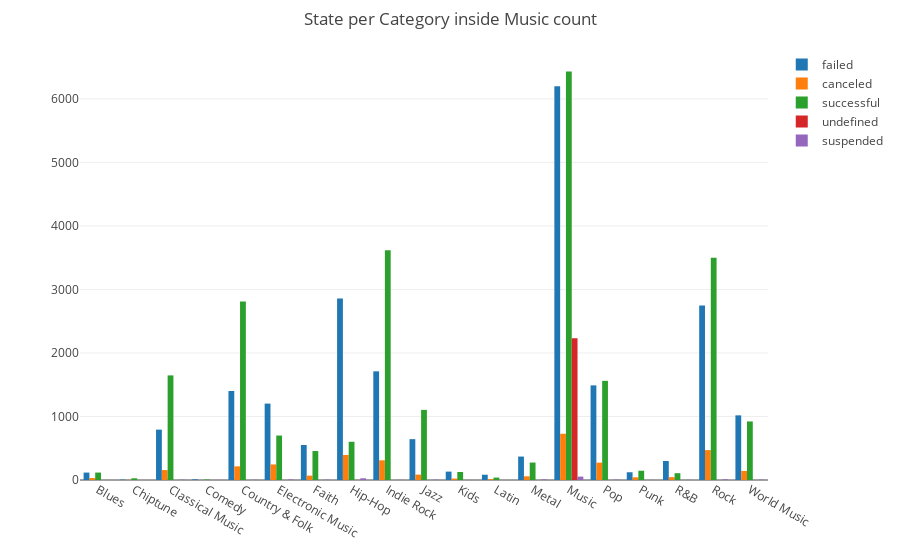

Notebook source saved alongside this figure:
### Markdown cell above
### Nooooo, Jazz is not the main contributor for Music.

### Code cell
data_bar = []
for i in state:
    main_category_unique, main_category_count = np.unique(df[(df.state==i) & (df.main_category == 'Music')].category, return_counts = True)
    data_bar.append(go.Bar(x=main_category_unique,y=main_category_count,name=i))
layout = go.Layout(
    title = 'State per Category inside Music count',
     margin = dict(
        t = 50
    )
)
fig = go.Figure(data = data_bar, layout = layout)
py.iplot(fig)

### Figure 1 — Plotly figure (JSON) as saved in the notebook; plotly's stock layout.template omitted (floating-point values rounded to 4 significant figures)
{"data": [{"type": "bar", "x": ["Blues", "Chiptune", "Classical Music", "Comedy", "Country & Folk", "Electronic Music", "Faith", "Hip-Hop", "Indie Rock", "Jazz", "Kids", "Latin", "Metal", "Music", "Pop", "Punk", "R&B", "Rock", "World Music"], "y": [117, 6, 793, 10, 1401, 1203, 551, 2857, 1711, 643, 132, 83, 369, 6201, 1490, 122, 299, 2746, 1018], "name": "failed"}, {"type": "bar", "x": ["Blues", "Chiptune", "Classical Music", "Country & Folk", "Electronic Music", "Faith", "Hip-Hop", "Indie Rock", "Jazz", "Kids", "Latin", "Metal", "Music", "Pop", "Punk", "R&B", "Rock", "World Music"], "y": [31, 2, 157, 215, 245, 69, 394, 310, 85, 23, 13, 58, 728, 273, 43, 45, 471, 143], "name": "canceled"}, {"type": "bar", "x": ["Blues", "Chiptune", "Classical Music", "Comedy", "Country & Folk", "Electronic Music", "Faith", "Hip-Hop", "Indie Rock", "Jazz", "Kids", "Latin", "Metal", "Music", "Pop", "Punk", "R&B", "Rock", "World Music"], "y": [117, 27, 1647, 7, 2812, 700, 456, 602, 3618, 1104, 126, 38, 275, 6432, 1561, 146, 107, 3500, 922], "name": "successful"}, {"type": "bar", "x": ["Hip-Hop", "Music"], "y": [1, 2233], "name": "undefined"}, {"type": "bar", "x": ["Blues", "Classical Music", "Comedy", "Country & Folk", "Electronic Music", "Faith", "Hip-Hop", "Indie Rock", "Jazz", "Kids", "Metal", "Music", "Pop", "Punk", "R&B", "Rock", "World Music"], "y": [1, 5, 1, 4, 8, 5, 27, 3, 5, 1, 9, 53, 6, 2, 3, 10, 6], "name": "suspended"}], "layout": {"title": "State per Category inside Music count", "margin": {"t": 50}}}
